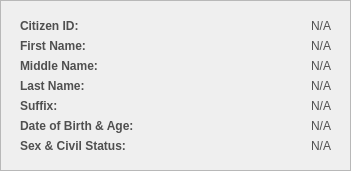
     <widget class="QFrame" name="basePopUpBodyFrame_4">
      <property name="geometry">
       <rect>
        <x>190</x>
        <y>20</y>
        <width>351</width>
        <height>171</height>
       </rect>
      </property>
      <property name="styleSheet">
       <string notr="true">#basePopUpBodyFrame_4 {
	background-color: rgb(247, 247, 247);
	border: 1px solid rgb(194, 194, 194);
	border-radius: 10px;
}</string>
      </property>
      <property name="frameShape">
       <enum>QFrame::Shape::StyledPanel</enum>
      </property>
      <property name="frameShadow">
       <enum>QFrame::Shadow::Raised</enum>
      </property>
      <widget class="QLabel" name="cp_labelCitizenID">
       <property name="geometry">
        <rect>
         <x>20</x>
         <y>10</y>
         <width>141</width>
         <height>31</height>
        </rect>
       </property>
       <property name="font">
        <font>
         <family>Arial</family>
         <pointsize>9</pointsize>
         <bold>true</bold>
        </font>
       </property>
       <property name="styleSheet">
        <string notr="true">#cp_labelCitizenID{
	background-color:transparent;
	color:#4f4f4f;
}</string>
       </property>
       <property name="text">
        <string>Citizen ID:</string>
       </property>
       <property name="alignment">
        <set>Qt::AlignmentFlag::AlignLeading|Qt::AlignmentFlag::AlignLeft|Qt::AlignmentFlag::AlignVCenter</set>
       </property>
      </widget>
      <widget class="QLabel" name="cp_displayCItizenID">
       <property name="geometry">
        <rect>
         <x>130</x>
         <y>10</y>
         <width>201</width>
         <height>31</height>
        </rect>
       </property>
       <property name="font">
        <font>
         <family>Arial</family>
         <pointsize>9</pointsize>
        </font>
       </property>
       <property name="styleSheet">
        <string notr="true">#cp_displayCItizenID{
	background-color:transparent;
	color:#4f4f4f;
}</string>
       </property>
       <property name="text">
        <string>N/A</string>
       </property>
       <property name="alignment">
        <set>Qt::AlignmentFlag::AlignRight|Qt::AlignmentFlag::AlignTrailing|Qt::AlignmentFlag::AlignVCenter</set>
       </property>
      </widget>
      <widget class="QLabel" name="cp_displayFirstName">
       <property name="geometry">
        <rect>
         <x>130</x>
         <y>30</y>
         <width>201</width>
         <height>31</height>
        </rect>
       </property>
       <property name="font">
        <font>
         <family>Arial</family>
         <pointsize>9</pointsize>
        </font>
       </property>
       <property name="styleSheet">
        <string notr="true">#cp_displayFirstName{
	background-color:transparent;
	color:#4f4f4f;
}</string>
       </property>
       <property name="text">
        <string>N/A</string>
       </property>
       <property name="alignment">
        <set>Qt::AlignmentFlag::AlignRight|Qt::AlignmentFlag::AlignTrailing|Qt::AlignmentFlag::AlignVCenter</set>
       </property>
      </widget>
      <widget class="QLabel" name="cp_labelFirstName">
       <property name="geometry">
        <rect>
         <x>20</x>
         <y>30</y>
         <width>141</width>
         <height>31</height>
        </rect>
       </property>
       <property name="font">
        <font>
         <family>Arial</family>
         <pointsize>9</pointsize>
         <bold>true</bold>
        </font>
       </property>
       <property name="styleSheet">
        <string notr="true">#cp_labelFirstName{
	background-color:transparent;
	color:#4f4f4f;
}</string>
       </property>
       <property name="text">
        <string>First Name:</string>
       </property>
       <property name="alignment">
        <set>Qt::AlignmentFlag::AlignLeading|Qt::AlignmentFlag::AlignLeft|Qt::AlignmentFlag::AlignVCenter</set>
       </property>
      </widget>
      <widget class="QLabel" name="cp_labelLastName">
       <property name="geometry">
        <rect>
         <x>20</x>
         <y>70</y>
         <width>141</width>
         <height>31</height>
        </rect>
       </property>
       <property name="font">
        <font>
         <family>Arial</family>
         <pointsize>9</pointsize>
         <bold>true</bold>
        </font>
       </property>
       <property name="styleSheet">
        <string notr="true">#cp_labelLastName{
	background-color:transparent;
	color:#4f4f4f;
}</string>
       </property>
       <property name="text">
        <string>Last Name:</string>
       </property>
       <property name="alignment">
        <set>Qt::AlignmentFlag::AlignLeading|Qt::AlignmentFlag::AlignLeft|Qt::AlignmentFlag::AlignVCenter</set>
       </property>
      </widget>
      <widget class="QLabel" name="cp_displayLastName">
       <property name="geometry">
        <rect>
         <x>130</x>
         <y>70</y>
         <width>201</width>
         <height>31</height>
        </rect>
       </property>
       <property name="font">
        <font>
         <family>Arial</family>
         <pointsize>9</pointsize>
        </font>
       </property>
       <property name="styleSheet">
        <string notr="true">#cp_displayLastName{
	background-color:transparent;
	color:#4f4f4f;
}</string>
       </property>
       <property name="text">
        <string>N/A</string>
       </property>
       <property name="alignment">
        <set>Qt::AlignmentFlag::AlignRight|Qt::AlignmentFlag::AlignTrailing|Qt::AlignmentFlag::AlignVCenter</set>
       </property>
      </widget>
      <widget class="QLabel" name="cp_displayMiddleName">
       <property name="geometry">
        <rect>
         <x>130</x>
         <y>50</y>
         <width>201</width>
         <height>31</height>
        </rect>
       </property>
       <property name="font">
        <font>
         <family>Arial</family>
         <pointsize>9</pointsize>
        </font>
       </property>
       <property name="styleSheet">
        <string notr="true">#cp_displayMiddleName{
	background-color:transparent;
	color:#4f4f4f;
}</string>
       </property>
       <property name="text">
        <string>N/A</string>
       </property>
       <property name="alignment">
        <set>Qt::AlignmentFlag::AlignRight|Qt::AlignmentFlag::AlignTrailing|Qt::AlignmentFlag::AlignVCenter</set>
       </property>
      </widget>
      <widget class="QLabel" name="cp_labelMiddleName">
       <property name="geometry">
        <rect>
         <x>20</x>
         <y>50</y>
         <width>141</width>
         <height>31</height>
        </rect>
       </property>
       <property name="font">
        <font>
         <family>Arial</family>
         <pointsize>9</pointsize>
         <bold>true</bold>
        </font>
       </property>
       <property name="styleSheet">
        <string notr="true">#cp_labelMiddleName{
	background-color:transparent;
	color:#4f4f4f;
}</string>
       </property>
       <property name="text">
        <string>Middle Name:</string>
       </property>
       <property name="alignment">
        <set>Qt::AlignmentFlag::AlignLeading|Qt::AlignmentFlag::AlignLeft|Qt::AlignmentFlag::AlignVCenter</set>
       </property>
      </widget>
      <widget class="QLabel" name="cp_labelSex">
       <property name="geometry">
        <rect>
         <x>20</x>
         <y>130</y>
         <width>141</width>
         <height>31</height>
        </rect>
       </property>
       <property name="font">
        <font>
         <family>Arial</family>
         <pointsize>9</pointsize>
         <bold>true</bold>
        </font>
       </property>
       <property name="styleSheet">
        <string notr="true">#cp_labelSex{
	background-color:transparent;
	color:#4f4f4f;
}</string>
       </property>
       <property name="text">
        <string>Sex &amp; Civil Status:</string>
       </property>
       <property name="alignment">
        <set>Qt::AlignmentFlag::AlignLeading|Qt::AlignmentFlag::AlignLeft|Qt::AlignmentFlag::AlignVCenter</set>
       </property>
      </widget>
      <widget class="QLabel" name="cp_displaySuffix">
       <property name="geometry">
        <rect>
         <x>130</x>
         <y>90</y>
         <width>201</width>
         <height>31</height>
        </rect>
       </property>
       <property name="font">
        <font>
         <family>Arial</family>
         <pointsize>9</pointsize>
        </font>
       </property>
       <property name="styleSheet">
        <string notr="true">#cp_displaySuffix{
	background-color:transparent;
	color:#4f4f4f;
}</string>
       </property>
       <property name="text">
        <string>N/A</string>
       </property>
       <property name="alignment">
        <set>Qt::AlignmentFlag::AlignRight|Qt::AlignmentFlag::AlignTrailing|Qt::AlignmentFlag::AlignVCenter</set>
       </property>
      </widget>
      <widget class="QLabel" name="cp_labelSuffiix">
       <property name="geometry">
        <rect>
         <x>20</x>
         <y>90</y>
         <width>141</width>
         <height>31</height>
        </rect>
       </property>
       <property name="font">
        <font>
         <family>Arial</family>
         <pointsize>9</pointsize>
         <bold>true</bold>
        </font>
       </property>
       <property name="styleSheet">
        <string notr="true">#cp_labelSuffiix{
	background-color:transparent;
	color:#4f4f4f;
}</string>
       </property>
       <property name="text">
        <string>Suffix:</string>
       </property>
       <property name="alignment">
        <set>Qt::AlignmentFlag::AlignLeading|Qt::AlignmentFlag::AlignLeft|Qt::AlignmentFlag::AlignVCenter</set>
       </property>
      </widget>
      <widget class="QLabel" name="cp_labelDOB">
       <property name="geometry">
        <rect>
         <x>20</x>
         <y>110</y>
         <width>141</width>
         <height>31</height>
        </rect>
       </property>
       <property name="font">
        <font>
         <family>Arial</family>
         <pointsize>9</pointsize>
         <bold>true</bold>
        </font>
       </property>
       <property name="styleSheet">
        <string notr="true">#cp_labelDOB{
	background-color:transparent;
	color:#4f4f4f;
}</string>
       </property>
       <property name="text">
        <string>Date of Birth &amp; Age:</string>
       </property>
       <property name="alignment">
        <set>Qt::AlignmentFlag::AlignLeading|Qt::AlignmentFlag::AlignLeft|Qt::AlignmentFlag::AlignVCenter</set>
       </property>
      </widget>
      <widget class="QLabel" name="cp_displaySex_2">
       <property name="geometry">
        <rect>
         <x>270</x>
         <y>160</y>
         <width>101</width>
         <height>31</height>
        </rect>
       </property>
       <property name="font">
        <font>
         <family>Arial</family>
         <pointsize>9</pointsize>
        </font>
       </property>
       <property name="styleSheet">
        <string notr="true">#cp_displaySex{
	background-color:transparent;
	color:#4f4f4f;
}</string>
       </property>
       <property name="text">
        <string>Male</string>
       </property>
       <property name="alignment">
        <set>Qt::AlignmentFlag::AlignRight|Qt::AlignmentFlag::AlignTrailing|Qt::AlignmentFlag::AlignVCenter</set>
       </property>
      </widget>
      <widget class="QLabel" name="cp_displayCivilStatus">
       <property name="geometry">
        <rect>
         <x>130</x>
         <y>130</y>
         <width>201</width>
         <height>31</height>
        </rect>
       </property>
       <property name="font">
        <font>
         <family>Arial</family>
         <pointsize>9</pointsize>
        </font>
       </property>
       <property name="styleSheet">
        <string notr="true">#cp_displayCivilStatus{
	background-color:transparent;
	color:#4f4f4f;
}</string>
       </property>
       <property name="text">
        <string>N/A</string>
       </property>
       <property name="alignment">
        <set>Qt::AlignmentFlag::AlignRight|Qt::AlignmentFlag::AlignTrailing|Qt::AlignmentFlag::AlignVCenter</set>
       </property>
      </widget>
      <widget class="QLabel" name="cp_displayAge">
       <property name="geometry">
        <rect>
         <x>130</x>
         <y>110</y>
         <width>201</width>
         <height>31</height>
        </rect>
       </property>
       <property name="font">
        <font>
         <family>Arial</family>
         <pointsize>9</pointsize>
        </font>
       </property>
       <property name="styleSheet">
        <string notr="true">#cp_displayAge{
	background-color:transparent;
	color:#4f4f4f;
}</string>
       </property>
       <property name="text">
        <string>N/A</string>
       </property>
       <property name="alignment">
        <set>Qt::AlignmentFlag::AlignRight|Qt::AlignmentFlag::AlignTrailing|Qt::AlignmentFlag::AlignVCenter</set>
       </property>
      </widget>
     </widget>
